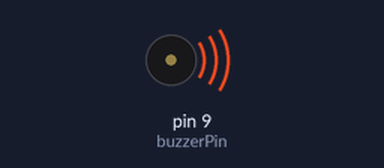
Recording of a sketch running on a simulated Arduino Uno, built with avr-gcc and run on an emulated ATmega328P. Parts: buzzer (waves = sounding).

Above: at 2.2 s.
At 10.32 s:
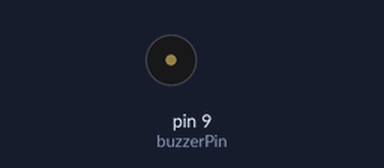
Timing chart, 0 to 10.8 s (numbered marks = the images above):
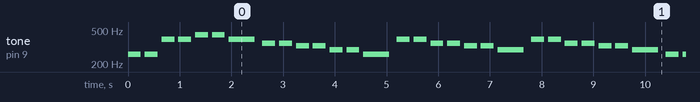

The sketch:

Blink_with_Buzz4.ino
```cpp
// 定義音階頻率（低音 Do~Si）
#define NOTE_C  261 //DO
#define NOTE_D  294 //RE
#define NOTE_E  329 //MI
#define NOTE_F  349 //FA
#define NOTE_G  392 //SO
#define NOTE_A  440 //LA
#define NOTE_B  493 //SI

int buzzerPin = 9;  // 蜂鳴器腳位

// 音樂音符（簡單旋律）
int melody[] = {
  NOTE_C, NOTE_C, NOTE_G, NOTE_G, NOTE_A, NOTE_A, NOTE_G,
  NOTE_F, NOTE_F, NOTE_E, NOTE_E, NOTE_D, NOTE_D, NOTE_C,
  NOTE_G, NOTE_G, NOTE_F, NOTE_F, NOTE_E, NOTE_E, NOTE_D,
  NOTE_G, NOTE_G, NOTE_F, NOTE_F, NOTE_E, NOTE_E, NOTE_D,
  NOTE_C, NOTE_C, NOTE_G, NOTE_G, NOTE_A, NOTE_A, NOTE_G,
  NOTE_F, NOTE_F, NOTE_E, NOTE_E, NOTE_D, NOTE_D, NOTE_C
};

// 每個音符的長度（4=四分音符，8=八分音符）
int noteDurations[] = {
  4, 4, 4, 4, 4, 4, 2,
  4, 4, 4, 4, 4, 4, 2,
  4, 4, 4, 4, 4, 4, 2,
  4, 4, 4, 4, 4, 4, 2,
  4, 4, 4, 4, 4, 4, 2,
  4, 4, 4, 4, 4, 4, 2
};

void setup() {

}

void loop() {
  for (int i = 0; i < sizeof(melody) / sizeof(int); i++) {
    int duration = 1000 / noteDurations[i]; // 四分音符=250ms
    tone(buzzerPin, melody[i], duration);
    delay(duration * 1.3);  // 稍作停頓
    noTone(buzzerPin);
  }
  delay(1000);
}
```

Measured:
- by itself, tone on pin 9 (buzzerPin): plays 261 Hz for 0.25 s, 261 Hz for 0.25 s, 392 Hz for 0.25 s, 392 Hz for 0.25 s, 440 Hz for 0.25 s, 440 Hz for 0.25 s … (332 notes in this stretch)
